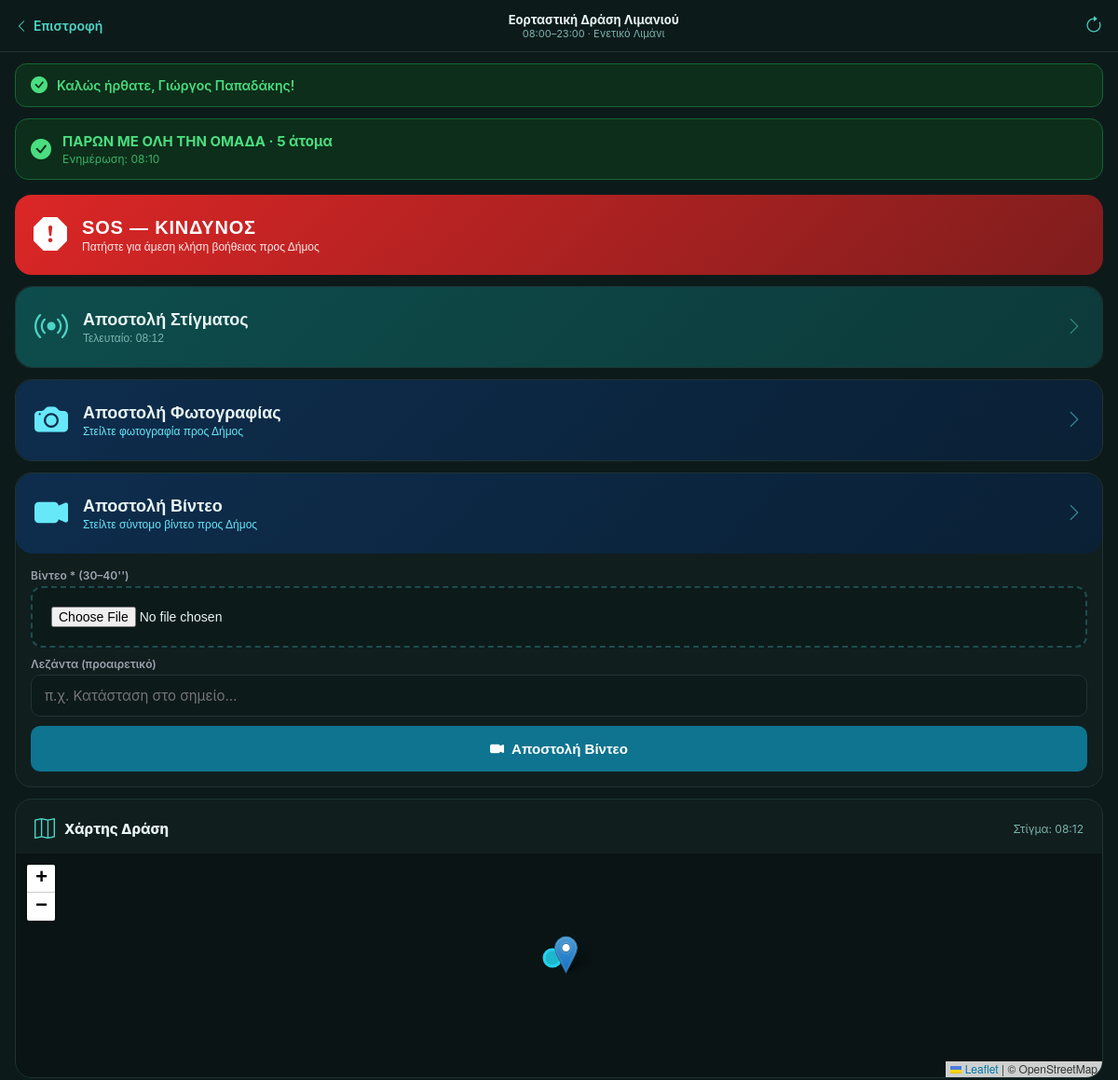
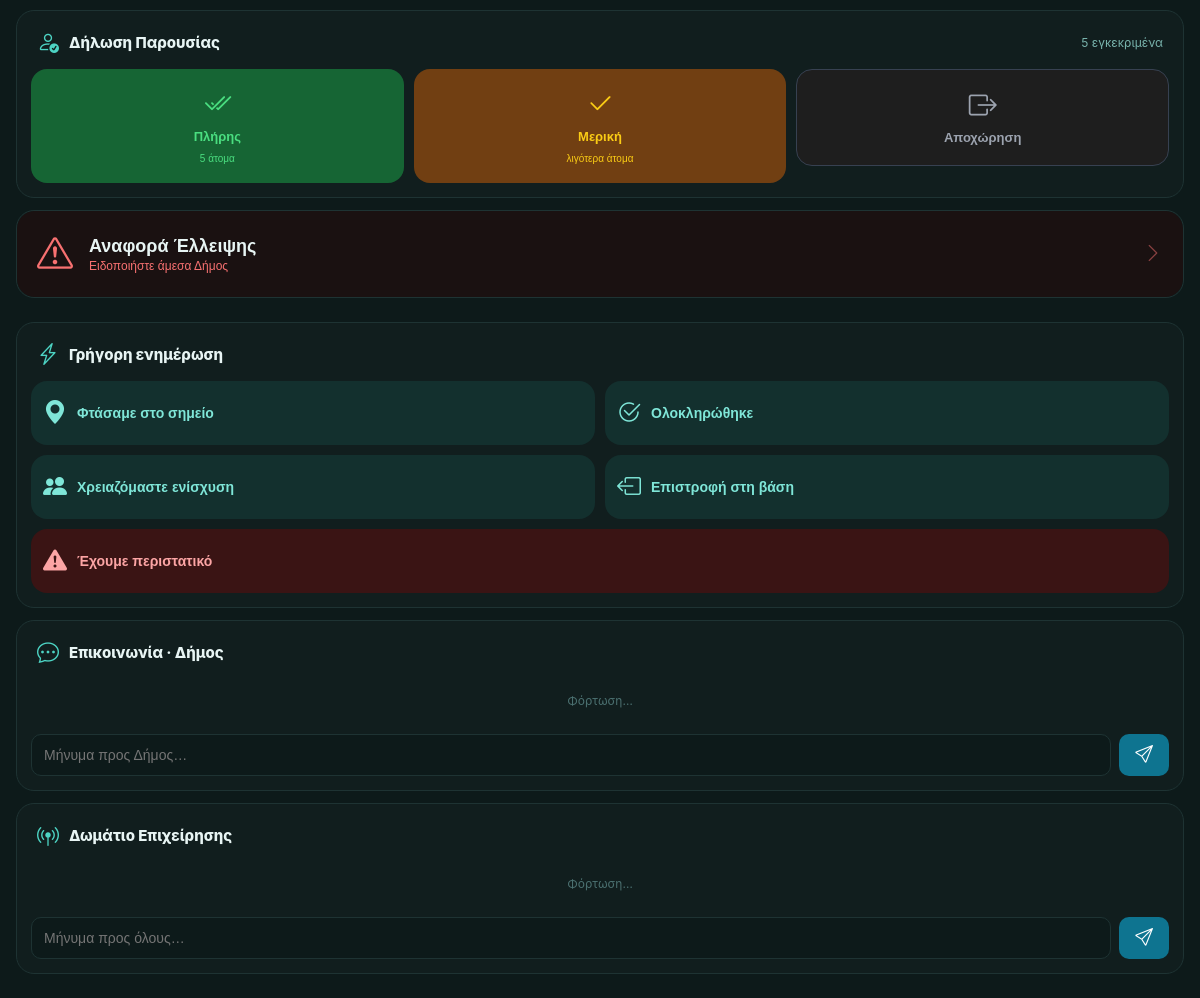
Screenshot of /public/team/live/4 (signed in) with the database file from the repository (2 pictures, top to bottom).
### tables this page shows
CREATE TABLE events (
  id INT AUTO_INCREMENT PRIMARY KEY,
  municipality_id INT NOT NULL,
  category_id INT NULL,
  title VARCHAR(255) NOT NULL,
  description TEXT NULL,
  location_name VARCHAR(255) NULL,
  address VARCHAR(255) NULL,
  latitude DECIMAL(10,7) NULL,
  longitude DECIMAL(10,7) NULL,
  start_datetime DATETIME NOT NULL,
  end_datetime DATETIME NOT NULL,
  requested_people INT NOT NULL DEFAULT 0,
  requested_vehicle TINYINT(1) NOT NULL DEFAULT 0,
  requested_medical_equipment TINYINT(1) NOT NULL DEFAULT 0,
  requested_items_json TEXT NULL,
  instructions TEXT NULL,
  status ENUM('draft','open','review','confirmed','active','closed','completed','cancelled') NOT NULL DEFAULT 'draft',
  public_token VARCHAR(64) NULL UNIQUE,
  published_at DATETIME NULL,
  created_by INT NOT NULL,
  created_at DATETIME NOT NULL DEFAULT CURRENT_TIMESTAMP,
  updated_at DATETIME NULL ON UPDATE CURRENT_TIMESTAMP,
  last_activity_at DATETIME NULL COMMENT 'bumped by live-ops writes; poll change detection (migration 040)',
  reconciliation_notes TEXT NULL,
  story_token VARCHAR(64) NULL COMMENT 'no-login public Story link',
  story_published_at DATETIME NULL,
  INDEX idx_events_municipality_id (municipality_id),
  INDEX idx_events_status (status),
  INDEX idx_events_start_datetime (start_datetime),
  INDEX idx_events_story_token (story_token),
  INDEX idx_events_muni_status_start (municipality_id, status, start_datetime)
);

CREATE TABLE operational_checkins (
  id INT AUTO_INCREMENT PRIMARY KEY,
  municipality_id INT NOT NULL,
  event_id INT NOT NULL,
  team_id INT NOT NULL,
  application_id INT NULL,
  status ENUM('present_full','present_partial','not_present','departed') NOT NULL,
  present_people INT NOT NULL DEFAULT 0,
  expected_people INT NULL,
  message TEXT NULL,
  checked_in_by INT NOT NULL,
  checked_in_at DATETIME NOT NULL DEFAULT CURRENT_TIMESTAMP,
  created_at DATETIME NOT NULL DEFAULT CURRENT_TIMESTAMP,
  INDEX idx_checkins_event_id (event_id),
  INDEX idx_checkins_team_id (team_id),
  INDEX idx_checkins_municipality_id (municipality_id),
  INDEX idx_checkins_event_team_id (event_id, team_id, id)
);

CREATE TABLE event_applications (
  id INT AUTO_INCREMENT PRIMARY KEY,
  municipality_id INT NOT NULL,
  event_id INT NOT NULL,
  team_id INT NOT NULL,
  offered_people INT NOT NULL DEFAULT 0,
  offered_vehicle TINYINT(1) NOT NULL DEFAULT 0,
  offered_medical_equipment TINYINT(1) NOT NULL DEFAULT 0,
  comment TEXT NULL,
  status ENUM('pending','approved','rejected','cancelled') NOT NULL DEFAULT 'pending',
  approved_people INT NULL,
  admin_comment TEXT NULL,
  submitted_at DATETIME NOT NULL DEFAULT CURRENT_TIMESTAMP,
  reviewed_at DATETIME NULL,
  reviewed_by INT NULL,
  created_at DATETIME NOT NULL DEFAULT CURRENT_TIMESTAMP,
  updated_at DATETIME NULL ON UPDATE CURRENT_TIMESTAMP,
  actual_people INT NULL,
  actual_arrival_time DATETIME NULL,
  actual_departure_time DATETIME NULL,
  mission_commander_id INT NULL,
  members_notified_at DATETIME NULL,
  field_token VARCHAR(64) NULL COMMENT 'no-login link for the mission commander',
  field_pin VARCHAR(8) NULL COMMENT '4-digit gate for the field link (NULL = no gate)',
  UNIQUE KEY unique_event_team (event_id, team_id),
  INDEX idx_applications_municipality_id (municipality_id),
  INDEX idx_applications_event_id (event_id),
  INDEX idx_applications_team_id (team_id),
  INDEX idx_applications_status (status),
  INDEX idx_apps_field_token (field_token),
  INDEX idx_apps_event_status (event_id, status),
  INDEX idx_apps_team_status (team_id, status)
);

CREATE TABLE location_pings (
  id INT AUTO_INCREMENT PRIMARY KEY,
  municipality_id INT NOT NULL,
  event_id INT NOT NULL,
  team_id INT NOT NULL,
  user_id INT NOT NULL,
  latitude DECIMAL(10,7) NOT NULL,
  longitude DECIMAL(10,7) NOT NULL,
  accuracy DECIMAL(10,2) NULL,
  message VARCHAR(255) NULL,
  created_at DATETIME NOT NULL DEFAULT CURRENT_TIMESTAMP,
  INDEX idx_location_event_team (event_id, team_id),
  INDEX idx_location_created_at (created_at),
  INDEX idx_loc_event_created (event_id, created_at),
  INDEX idx_loc_event_created_id (event_id, created_at, id)
);

### views/team/live.php (the view, shortened to what the rows shown need)
<?php
$eid      = (int) $event['id'];
$approved = (int) $application['approved_people'];
$terms = authority_context((int) ($event['municipality_id'] ?? current_municipality_id()));
$eventSingular = $terms['event_singular'] ?? 'Δράση';
$eventSingularLc = mb_strtolower($eventSingular, 'UTF-8');
$orgLabel = $terms['short_name'] ?? 'Φορέας';
$evStatus  = $event['status'];
$evStarted = !empty($event['start_datetime']) && strtotime($event['start_datetime']) <= time();
$isActive  = $evStatus === 'active' || ($evStarted && in_array($evStatus, ['open', 'confirmed', 'review']));
$checkinStatus = $lastCheckin ? $lastCheckin['status'] : null;
$checkinPeople = $lastCheckin ? (int) $lastCheckin['present_people'] : 0;
$isPresent     = $checkinStatus && in_array($checkinStatus, ['present_full', 'present_partial'], true);
$isDeparted    = $checkinStatus === 'departed';
$bannerClass = 'banner-idle';
$bannerIcon  = 'bi-clock';
$bannerLabel = 'Δεν έχετε δηλώσει παρουσία';
if ($isPresent) {
    $bannerClass = 'banner-present';
    $bannerIcon  = 'bi-check-circle-fill';
    $bannerLabel = $checkinStatus === 'present_full'
        ? 'ΠΑΡΩΝ ΜΕ ΟΛΗ ΤΗΝ ΟΜΑΔΑ · ' . $approved . ' άτομα'
        : 'ΠΑΡΩΝ ΜΕ ΕΛΛΕΙΨΕΙΣ · ' . $checkinPeople . '/' . $approved . ' άτομα';
} elseif ($isDeparted) {
    $bannerClass = 'banner-departed';
    $bannerIcon  = 'bi-box-arrow-right';
    $bannerLabel = 'ΑΠΟΧΩΡΗΣΑΤΕ';
}
?>
<!DOCTYPE html>
<html lang="el">
<head>
<link href="https://cdn.jsdelivr.net/npm/bootstrap-icons@1.11.3/font/bootstrap-icons.min.css" rel="stylesheet">
<link href="https://unpkg.com/leaflet@1.9.4/dist/leaflet.css" rel="stylesheet">
</head>
<body>
<div class="topbar">
  <a href="<?= e(url('/team/operations/events/' . $eid)) ?>" class="topbar-back">
    <i class="bi bi-chevron-left"></i> Επιστροφή
  </a>
  <div class="topbar-event">
    <div class="topbar-event-name"><?= e($event['title']) ?></div>
    <div class="topbar-event-time">
      <?= e(gr_time($event['start_datetime'])) ?>–<?= e(gr_time($event['end_datetime'])) ?>
      <?php if ($event['location_name']): ?> · <?= e($event['location_name']) ?><?php endif; ?>
    </div>
  </div>
  <button class="topbar-refresh" onclick="window.location.reload()" title="Ανανέωση">
    <i class="bi bi-arrow-clockwise" id="refreshIcon"></i>
  </button>
</div>
<?php
foreach (flash_get() as $flash):
  $ftype = $flash['type'] ?? 'success';
  $ficon = match($ftype) { 'success' => 'bi-check-circle-fill', 'danger' => 'bi-x-circle-fill', default => 'bi-exclamation-triangle-fill' };
?>
<div class="flash flash-<?= e($ftype) ?>">
  <i class="bi <?= e($ficon) ?>"></i>
  <?= e($flash['message']) ?>
</div>
<?php endforeach; ?>
<div class="status-banner <?= e($bannerClass) ?>">
  <i class="bi <?= e($bannerIcon) ?>"></i>
  <div>
    <div><?= e($bannerLabel) ?></div>
    <?php if ($lastCheckin): ?>
      <div class="banner-meta">Ενημέρωση: <?= e(gr_time($lastCheckin['checked_in_at'])) ?></div>
    <?php endif; ?>
  </div>
</div>
<div class="hub-body">
  <div>
    <button class="sos-btn" id="sosBtn" <?= !$isActive ? 'disabled' : '' ?>>
      <i class="bi bi-exclamation-octagon-fill sos-btn-icon"></i>
      <div style="flex:1">
        <div class="sos-btn-label">SOS — ΚΙΝΔΥΝΟΣ</div>
        <div class="sos-btn-sub">Πατήστε για άμεση κλήση βοήθειας προς <?= e($orgLabel) ?></div>
      </div>
    </button>
  </div>
  <div class="action-card">
    <button class="loc-btn" id="locBtn" <?= !$isActive ? 'disabled' : '' ?>>
      <i class="bi bi-broadcast loc-btn-icon"></i>
      <div>
        <div class="loc-btn-label">Αποστολή Στίγματος</div>
        <div class="loc-btn-sub">
          <?php if ($lastPing): ?>
            Τελευταίο: <?= e(gr_time($lastPing['created_at'])) ?>
          <?php else: ?>
            Στείλτε τη θέση σας προς <?= e($orgLabel) ?>
          <?php endif; ?>
        </div>
      </div>
      <i class="bi bi-chevron-right loc-btn-arrow"></i>
    </button>
  </div>
  <div class="action-card" id="photoCard">
    <button class="photo-toggle" id="photoToggle" onclick="togglePhoto()" <?= !$isActive ? 'disabled' : '' ?>>
      <i class="bi bi-camera-fill photo-toggle-icon"></i>
      <div>
        <div class="photo-toggle-label">Αποστολή Φωτογραφίας</div>
        <div class="photo-toggle-sub" id="photoToggleSub">Στείλτε φωτογραφία προς <?= e($orgLabel) ?></div>
      </div>
      <i class="bi bi-chevron-right photo-toggle-arrow" id="photoArrow"></i>
    </button>
  </div>
  <div class="action-card" id="videoCard">
    <button class="photo-toggle" id="videoToggle" onclick="toggleVideo()" <?= !$isActive ? 'disabled' : '' ?>>
      <i class="bi bi-camera-video-fill photo-toggle-icon"></i>
      <div>
        <div class="photo-toggle-label">Αποστολή Βίντεο</div>
        <div class="photo-toggle-sub" id="videoToggleSub">Στείλτε σύντομο βίντεο προς <?= e($orgLabel) ?></div>
      </div>
      <i class="bi bi-chevron-right photo-toggle-arrow" id="videoArrow"></i>
    </button>
    <div id="videoUploadForm">
      <form method="post" action="<?= e(url('/team/operations/events/' . $eid . '/video')) ?>"
            enctype="multipart/form-data" class="photo-form-inner" id="videoFormEl">
        <div class="form-group">
          <label class="form-group" style="font-size:12px;color:#9ca3af;font-weight:600">Βίντεο * (30–40'')</label>
          <input type="file" name="video" accept="video/*" capture="environment"
                 class="photo-file-input" id="videoFile" required>
        </div>
        <div class="form-group">
          <label style="font-size:12px;color:#9ca3af;font-weight:600">Λεζάντα (προαιρετικό)</label>
          <input type="text" name="caption" class="form-input" placeholder="π.χ. Κατάσταση στο σημείο…" maxlength="200">
        </div>
        <button type="button" class="photo-submit" id="videoSubmitBtn" onclick="submitVideo()">
          <i class="bi bi-camera-video-fill"></i> Αποστολή Βίντεο
        </button>
      </form>
    </div>
  </div>
  <div class="action-card">
    <div class="presence-header"><i class="bi bi-map"></i> Χάρτης <?= e($eventSingular) ?>
      <?php if ($lastPing): ?><span style="font-size:12px;font-weight:400;color:#7ab5ae;margin-left:auto">Στίγμα: <?= e(gr_time($lastPing['created_at'])) ?></span><?php endif; ?>
    </div>
    <div id="teamMap" style="height:240px;background:#0a1414"></div>
  </div>
  <div class="action-card">
    <div class="presence-header">
      <i class="bi bi-person-check"></i>
      Δήλωση Παρουσίας
      <span style="font-size:12px;font-weight:400;color:#7ab5ae;margin-left:auto"><?= $approved ?> εγκεκριμένα</span>
    </div>
    <div class="presence-btns">
      <form method="post" action="<?= e(url('/team/operations/events/' . $eid . '/checkin')) ?>">
        <button type="submit" class="pres-btn pres-btn-full" <?= !$isActive ? 'disabled' : '' ?>>
          <i class="bi bi-check2-all"></i>
          Πλήρης<br><span style="font-size:10px;font-weight:400"><?= $approved ?> άτομα</span>
        </button>
      </form>
      <button type="button" class="pres-btn pres-btn-partial" id="partialToggle"
              onclick="togglePartial()" <?= !$isActive ? 'disabled' : '' ?>>
        <i class="bi bi-check2"></i>
        Μερική<br><span style="font-size:10px;font-weight:400">λιγότερα άτομα</span>
      </button>
      <form method="post" action="<?= e(url('/team/operations/events/' . $eid . '/checkin')) ?>"
            onsubmit="return confirm(<?= e(json_encode('Αποχώρηση ομάδας από τη ' . $eventSingularLc . ';', JSON_UNESCAPED_UNICODE)) ?>)">
        <button type="submit" class="pres-btn pres-btn-departed" <?= !$isActive ? 'disabled' : '' ?>>
          <i class="bi bi-box-arrow-right"></i>
          Αποχώρηση
        </button>
      </form>
    </div>
  </div>
  <div class="action-card">
    <button class="shortage-toggle" id="shortageToggle"
            onclick="toggleShortage()" <?= !$isActive ? 'disabled' : '' ?>>
      <i class="bi bi-exclamation-triangle shortage-toggle-icon"></i>
      <div>
        <div class="shortage-toggle-label">Αναφορά Έλλειψης</div>
        <div class="shortage-toggle-sub">Ειδοποιήστε άμεσα <?= e($orgLabel) ?></div>
      </div>
      <i class="bi bi-chevron-right shortage-toggle-arrow" id="shortageArrow"></i>
    </button>
  </div>
  <div class="action-card">
    <div class="presence-header"><i class="bi bi-lightning-charge"></i> Γρήγορη ενημέρωση</div>
    <div class="ping-grid">
      <button type="button" class="ping-btn" data-code="arrived" <?= !$isActive ? 'disabled' : '' ?>><i class="bi bi-geo-alt-fill"></i> Φτάσαμε στο σημείο</button>
      <button type="button" class="ping-btn" data-code="task_complete" <?= !$isActive ? 'disabled' : '' ?>><i class="bi bi-check2-circle"></i> Ολοκληρώθηκε</button>
      <button type="button" class="ping-btn" data-code="need_backup" <?= !$isActive ? 'disabled' : '' ?>><i class="bi bi-people-fill"></i> Χρειαζόμαστε ενίσχυση</button>
      <button type="button" class="ping-btn" data-code="returning" <?= !$isActive ? 'disabled' : '' ?>><i class="bi bi-box-arrow-left"></i> Επιστροφή στη βάση</button>
      <button type="button" class="ping-btn full" data-code="incident" <?= !$isActive ? 'disabled' : '' ?>><i class="bi bi-exclamation-triangle-fill"></i> Έχουμε περιστατικό</button>
    </div>
  </div>
  <div class="action-card">
    <div class="presence-header"><i class="bi bi-chat-dots"></i> Επικοινωνία · <?= e($orgLabel) ?></div>
    <div class="msg-list" id="msgList"><div class="msg-empty">Φόρτωση…</div></div>
    <div class="msg-compose">
      <input type="text" id="msgInput" placeholder="Μήνυμα προς <?= e($orgLabel) ?>…" maxlength="500">
      <button type="button" id="msgSend" title="Αποστολή"><i class="bi bi-send"></i></button>
    </div>
  </div>
  <div class="action-card">
    <div class="presence-header"><i class="bi bi-broadcast-pin"></i> Δωμάτιο Επιχείρησης</div>
    <div class="msg-list" id="roomList"><div class="msg-empty">Φόρτωση…</div></div>
    <div class="msg-compose">
      <input type="text" id="roomInput" placeholder="Μήνυμα προς όλους…" maxlength="500">
      <button type="button" id="roomSend" title="Αποστολή"><i class="bi bi-send"></i></button>
    </div>
  </div>
</div>
</body>
</html>

### app/Helpers/Router.php (shortened to what the rows shown need)
<?php
class Router
{
    private $routes = [];
    public function get($pattern, $handler, array $options = [])
    {
        $this->routes[] = ['GET', $pattern, $handler, $options];
    }
    public function post($pattern, $handler, array $options = [])
    {
        $this->routes[] = ['POST', $pattern, $handler, $options];
    }
    public function dispatch($method, $uri)
    {
        $path = parse_url($uri, PHP_URL_PATH);
        $base = base_uri();
        if ($base !== '' && strpos($path, $base) === 0) {
            $path = substr($path, strlen($base));
        } else {
            $parent = preg_replace('#/public$#', '', $base);
            if ($parent !== $base && $parent !== '' && strpos($path, $parent) === 0) {
                $path = substr($path, strlen($parent));
            }
        }
        $path = '/' . trim($path, '/');
        foreach ($this->routes as $route) {
            list($m, $pattern, $handler, $options) = $route;
            if ($m !== $method) {
                continue;
            }
            $regex = '#^' . preg_replace_callback(
                '/\{([a-zA-Z_]+)\}/',
                function ($m) {
                    return $m[1] === 'token' ? '([A-Za-z0-9]+)' : '(\d+)';
                },
                $pattern
            ) . '$#';
            if (preg_match($regex, $path, $matches)) {
                array_shift($matches);
                list($class, $action) = explode('@', $handler);
                $controller = new $class();
                return call_user_func_array([$controller, $action], $matches);
            }
        }
    }
}

### rows the page displays
events: title "Εορταστική Δράση Λιμανιού", start_datetime "08:00", end_datetime "23:00", location_name "Ενετικό Λιμάνι"
operational_checkins: status.approved_people "ΠΑΡΩΝ ΜΕ ΟΛΗ ΤΗΝ ΟΜΑΔΑ · 5 άτομα", checked_in_at "08:10"
location_pings: created_at "08:12"
event_applications: approved_people "5"

### other values shown
$flash['message'] "Καλώς ήρθατε, Γιώργος Παπαδάκης!"
$orgLabel "Δήμος"
$eventSingular "Δράση"
